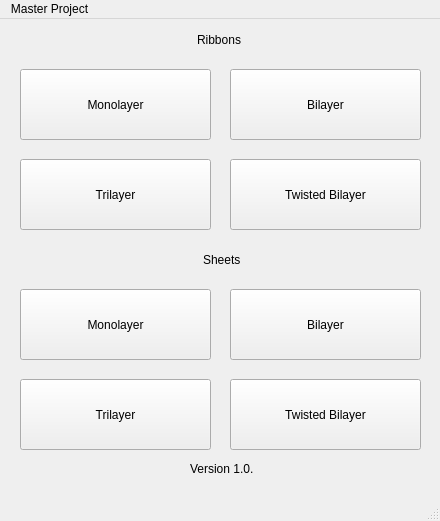
<?xml version="1.0" encoding="UTF-8"?>
<ui version="4.0">
 <class>MasterProject</class>
 <widget class="QMainWindow" name="MasterProject">
  <property name="geometry">
   <rect>
    <x>0</x>
    <y>0</y>
    <width>440</width>
    <height>521</height>
   </rect>
  </property>
  <property name="maximumSize">
   <size>
    <width>440</width>
    <height>790</height>
   </size>
  </property>
  <property name="windowTitle">
   <string>MainWindow</string>
  </property>
  <widget class="QWidget" name="centralwidget">
   <widget class="QWidget" name="verticalLayoutWidget">
    <property name="geometry">
     <rect>
      <x>10</x>
      <y>10</y>
      <width>231</width>
      <height>22</height>
     </rect>
    </property>
    <layout class="QHBoxLayout" name="horizontalLayout">
     <item>
      <spacer name="horizontalSpacer">
       <property name="orientation">
        <enum>Qt::Horizontal</enum>
       </property>
       <property name="sizeHint" stdset="0">
        <size>
         <width>40</width>
         <height>20</height>
        </size>
       </property>
      </spacer>
     </item>
     <item>
      <widget class="QLabel" name="label">
       <property name="text">
        <string>Ribbons</string>
       </property>
      </widget>
     </item>
    </layout>
   </widget>
   <widget class="QWidget" name="verticalLayoutWidget_2">
    <property name="geometry">
     <rect>
      <x>10</x>
      <y>230</y>
      <width>231</width>
      <height>22</height>
     </rect>
    </property>
    <layout class="QHBoxLayout" name="horizontalLayout_2">
     <item>
      <spacer name="horizontalSpacer_2">
       <property name="orientation">
        <enum>Qt::Horizontal</enum>
       </property>
       <property name="sizeHint" stdset="0">
        <size>
         <width>40</width>
         <height>20</height>
        </size>
       </property>
      </spacer>
     </item>
     <item>
      <widget class="QLabel" name="label_13">
       <property name="text">
        <string>Sheets</string>
       </property>
      </widget>
     </item>
    </layout>
   </widget>
   <widget class="QPushButton" name="monolayer_ribbon">
    <property name="geometry">
     <rect>
      <x>20</x>
      <y>50</y>
      <width>191</width>
      <height>71</height>
     </rect>
    </property>
    <property name="text">
     <string>Monolayer</string>
    </property>
   </widget>
   <widget class="QPushButton" name="bilayer_ribbon">
    <property name="geometry">
     <rect>
      <x>230</x>
      <y>50</y>
      <width>191</width>
      <height>71</height>
     </rect>
    </property>
    <property name="text">
     <string>Bilayer</string>
    </property>
   </widget>
   <widget class="QPushButton" name="twistedbilayer_ribbon">
    <property name="geometry">
     <rect>
      <x>230</x>
      <y>140</y>
      <width>191</width>
      <height>71</height>
     </rect>
    </property>
    <property name="text">
     <string>Twisted Bilayer</string>
    </property>
   </widget>
   <widget class="QPushButton" name="trilayer_ribbon">
    <property name="geometry">
     <rect>
      <x>20</x>
      <y>140</y>
      <width>191</width>
      <height>71</height>
     </rect>
    </property>
    <property name="text">
     <string>Trilayer</string>
    </property>
   </widget>
   <widget class="QPushButton" name="twistedbilayer_sheet">
    <property name="geometry">
     <rect>
      <x>230</x>
      <y>360</y>
      <width>191</width>
      <height>71</height>
     </rect>
    </property>
    <property name="text">
     <string>Twisted Bilayer</string>
    </property>
   </widget>
   <widget class="QPushButton" name="bilayer_sheet">
    <property name="geometry">
     <rect>
      <x>230</x>
      <y>270</y>
      <width>191</width>
      <height>71</height>
     </rect>
    </property>
    <property name="text">
     <string>Bilayer</string>
    </property>
   </widget>
   <widget class="QPushButton" name="monolayer_sheet">
    <property name="geometry">
     <rect>
      <x>20</x>
      <y>270</y>
      <width>191</width>
      <height>71</height>
     </rect>
    </property>
    <property name="text">
     <string>Monolayer</string>
    </property>
   </widget>
   <widget class="QPushButton" name="trilayer_sheet">
    <property name="geometry">
     <rect>
      <x>20</x>
      <y>360</y>
      <width>191</width>
      <height>71</height>
     </rect>
    </property>
    <property name="text">
     <string>Trilayer</string>
    </property>
   </widget>
   <widget class="QLabel" name="label_14">
    <property name="geometry">
     <rect>
      <x>190</x>
      <y>440</y>
      <width>81</width>
      <height>20</height>
     </rect>
    </property>
    <property name="text">
     <string>Version 1.0.</string>
    </property>
   </widget>
  </widget>
  <widget class="QMenuBar" name="menubar">
   <property name="geometry">
    <rect>
     <x>0</x>
     <y>0</y>
     <width>440</width>
     <height>22</height>
    </rect>
   </property>
   <widget class="QMenu" name="menuMaster_Project">
    <property name="title">
     <string>Master Project</string>
    </property>
   </widget>
   <addaction name="menuMaster_Project"/>
  </widget>
  <widget class="QStatusBar" name="statusbar"/>
 </widget>
 <resources/>
 <connections/>
</ui>
